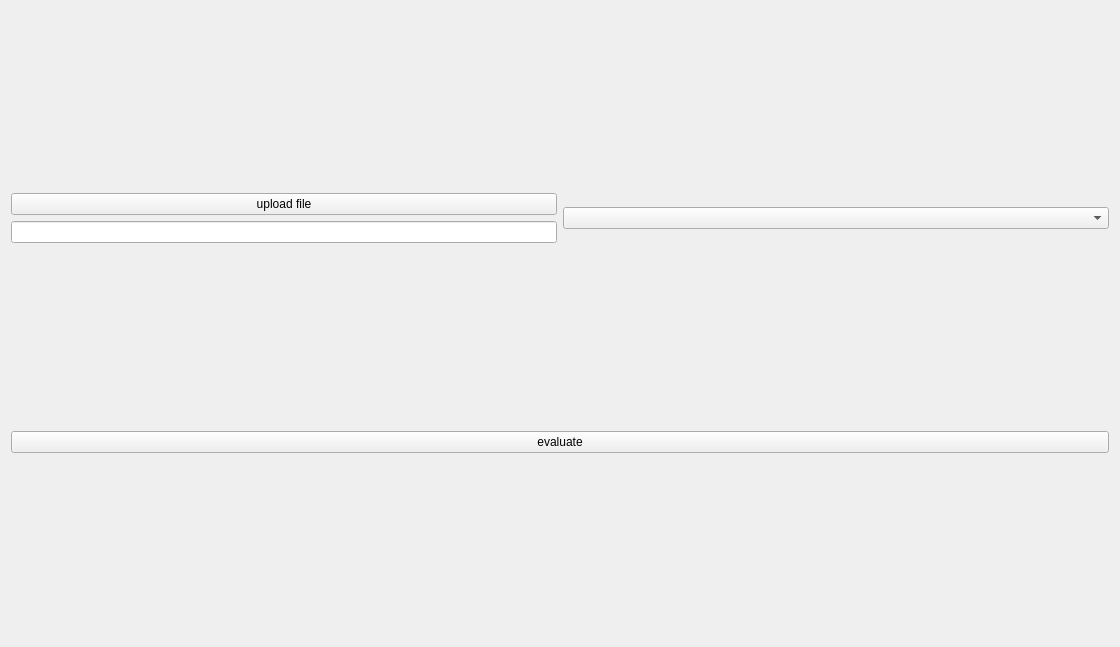
<?xml version="1.0" encoding="UTF-8"?>
<ui version="4.0">
 <class>Form</class>
 <widget class="QWidget" name="Form">
  <property name="geometry">
   <rect>
    <x>0</x>
    <y>0</y>
    <width>1120</width>
    <height>647</height>
   </rect>
  </property>
  <property name="windowTitle">
   <string>Form</string>
  </property>
  <layout class="QGridLayout" name="gridLayout">
   <item row="0" column="1">
    <layout class="QVBoxLayout" name="verticalLayout">
     <item>
      <widget class="QComboBox" name="listOfExercises">
       <item>
        <property name="text">
         <string/>
        </property>
       </item>
       <item>
        <property name="text">
         <string>pitch</string>
        </property>
       </item>
       <item>
        <property name="text">
         <string>loudness</string>
        </property>
       </item>
      </widget>
     </item>
    </layout>
   </item>
   <item row="0" column="0">
    <layout class="QVBoxLayout" name="verticalLayout_2">
     <item>
      <widget class="QPushButton" name="uploadButt">
       <property name="text">
        <string>upload file</string>
       </property>
      </widget>
     </item>
     <item>
      <widget class="QLineEdit" name="pathFile">
       <property name="sizePolicy">
        <sizepolicy hsizetype="Minimum" vsizetype="Fixed">
         <horstretch>0</horstretch>
         <verstretch>0</verstretch>
        </sizepolicy>
       </property>
      </widget>
     </item>
    </layout>
   </item>
   <item row="1" column="0" colspan="2">
    <layout class="QVBoxLayout" name="verticalLayout_3">
     <item>
      <widget class="QPushButton" name="evaluateButt">
       <property name="text">
        <string>evaluate</string>
       </property>
      </widget>
     </item>
    </layout>
   </item>
  </layout>
 </widget>
 <resources/>
 <connections/>
</ui>
